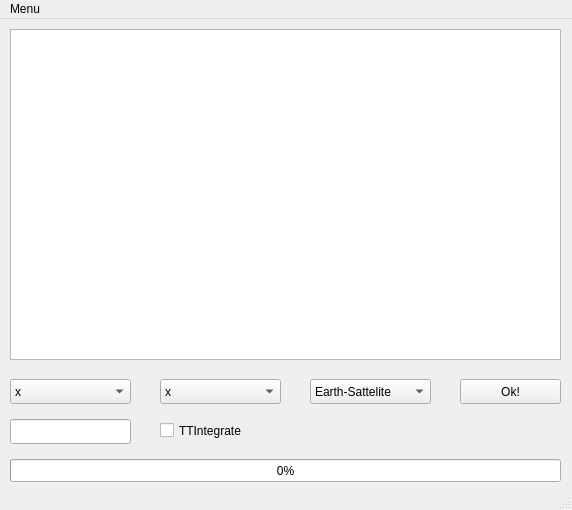
<?xml version="1.0" encoding="UTF-8"?>
<ui version="4.0">
 <class>MainWindow</class>
 <widget class="QMainWindow" name="MainWindow">
  <property name="geometry">
   <rect>
    <x>0</x>
    <y>0</y>
    <width>572</width>
    <height>510</height>
   </rect>
  </property>
  <property name="sizePolicy">
   <sizepolicy hsizetype="Expanding" vsizetype="Expanding">
    <horstretch>0</horstretch>
    <verstretch>0</verstretch>
   </sizepolicy>
  </property>
  <property name="windowTitle">
   <string>MainWindow</string>
  </property>
  <widget class="QWidget" name="centralwidget">
   <property name="sizePolicy">
    <sizepolicy hsizetype="Preferred" vsizetype="Preferred">
     <horstretch>0</horstretch>
     <verstretch>0</verstretch>
    </sizepolicy>
   </property>
   <widget class="QComboBox" name="comboBox">
    <property name="geometry">
     <rect>
      <x>10</x>
      <y>360</y>
      <width>121</width>
      <height>25</height>
     </rect>
    </property>
    <item>
     <property name="text">
      <string>x</string>
     </property>
    </item>
    <item>
     <property name="text">
      <string>y</string>
     </property>
    </item>
    <item>
     <property name="text">
      <string>z</string>
     </property>
    </item>
    <item>
     <property name="text">
      <string>t</string>
     </property>
    </item>
   </widget>
   <widget class="QComboBox" name="comboBox_2">
    <property name="geometry">
     <rect>
      <x>160</x>
      <y>360</y>
      <width>121</width>
      <height>25</height>
     </rect>
    </property>
    <item>
     <property name="text">
      <string>x</string>
     </property>
    </item>
    <item>
     <property name="text">
      <string>y</string>
     </property>
    </item>
    <item>
     <property name="text">
      <string>z</string>
     </property>
    </item>
    <item>
     <property name="text">
      <string>t</string>
     </property>
    </item>
   </widget>
   <widget class="QProgressBar" name="progressBar">
    <property name="geometry">
     <rect>
      <x>10</x>
      <y>440</y>
      <width>551</width>
      <height>23</height>
     </rect>
    </property>
    <property name="value">
     <number>0</number>
    </property>
   </widget>
   <widget class="QPushButton" name="pushButton_2">
    <property name="geometry">
     <rect>
      <x>460</x>
      <y>360</y>
      <width>101</width>
      <height>25</height>
     </rect>
    </property>
    <property name="text">
     <string>Ok!</string>
    </property>
   </widget>
   <widget class="QComboBox" name="comboBox_3">
    <property name="geometry">
     <rect>
      <x>310</x>
      <y>360</y>
      <width>121</width>
      <height>25</height>
     </rect>
    </property>
    <item>
     <property name="text">
      <string>Earth-Sattelite</string>
     </property>
    </item>
    <item>
     <property name="text">
      <string>Earth-Moon</string>
     </property>
    </item>
    <item>
     <property name="text">
      <string>Sun-Earth</string>
     </property>
    </item>
    <item>
     <property name="text">
      <string>Sun-Moon</string>
     </property>
    </item>
   </widget>
   <widget class="QChartView" name="graphicsView">
    <property name="geometry">
     <rect>
      <x>10</x>
      <y>10</y>
      <width>551</width>
      <height>331</height>
     </rect>
    </property>
    <property name="sizePolicy">
     <sizepolicy hsizetype="Expanding" vsizetype="Expanding">
      <horstretch>0</horstretch>
      <verstretch>0</verstretch>
     </sizepolicy>
    </property>
    <property name="mouseTracking">
     <bool>false</bool>
    </property>
    <property name="tabletTracking">
     <bool>false</bool>
    </property>
   </widget>
   <widget class="QLineEdit" name="lineEdit">
    <property name="geometry">
     <rect>
      <x>10</x>
      <y>400</y>
      <width>121</width>
      <height>25</height>
     </rect>
    </property>
   </widget>
   <widget class="QCheckBox" name="checkBox">
    <property name="geometry">
     <rect>
      <x>160</x>
      <y>400</y>
      <width>121</width>
      <height>23</height>
     </rect>
    </property>
    <property name="text">
     <string>TTIntegrate</string>
    </property>
   </widget>
  </widget>
  <widget class="QMenuBar" name="menubar">
   <property name="geometry">
    <rect>
     <x>0</x>
     <y>0</y>
     <width>572</width>
     <height>22</height>
    </rect>
   </property>
   <property name="defaultUp">
    <bool>false</bool>
   </property>
   <widget class="QMenu" name="menuMenu">
    <property name="title">
     <string>Menu</string>
    </property>
    <addaction name="separator"/>
    <addaction name="actionExit"/>
   </widget>
   <addaction name="menuMenu"/>
  </widget>
  <widget class="QStatusBar" name="statusbar"/>
  <action name="actionExit">
   <property name="text">
    <string>Exit</string>
   </property>
  </action>
 </widget>
 <customwidgets>
  <customwidget>
   <class>QChartView</class>
   <extends>QGraphicsView</extends>
   <header>QtCharts</header>
  </customwidget>
 </customwidgets>
 <resources/>
 <connections/>
</ui>
